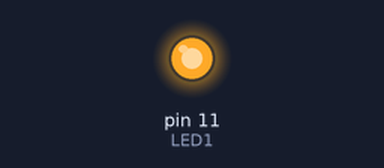
A sketch run on a simulated Arduino Uno, built with avr-gcc and run on an emulated ATmega328P. Parts: output pins drawn as LEDs (lit = HIGH).

Above: at 0.05 s.
At 3.9 s:
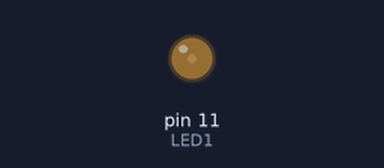
Timing chart, 0 to 5.8 s (numbered marks = the images above):
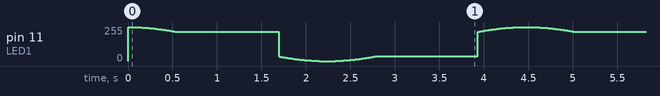

The sketch:

pulse_LED.ino
```cpp
const int LED1 = 11;
const int LED2 = 10;
const int LED3 = 9;
const int LED4 = 6;

void setup()
{
}

void loop()
{
  float in, out;

  for (in = 0; in < 6.283; in = in + 0.0002)
  {
    out = cos(in) * 127.5 + 127.5;
    analogWrite(LED1,out);
    //out = cos(in+0.785) * 127.5 + 127.5;
    //analogWrite(LED2,out);
    //out = cos(in+1.5708) * 127.5 + 127.5;
    //analogWrite(LED3,out);
    //out = cos(in+2.356) * 127.5 + 127.5;
    //analogWrite(LED4,out);
  }
}
```
